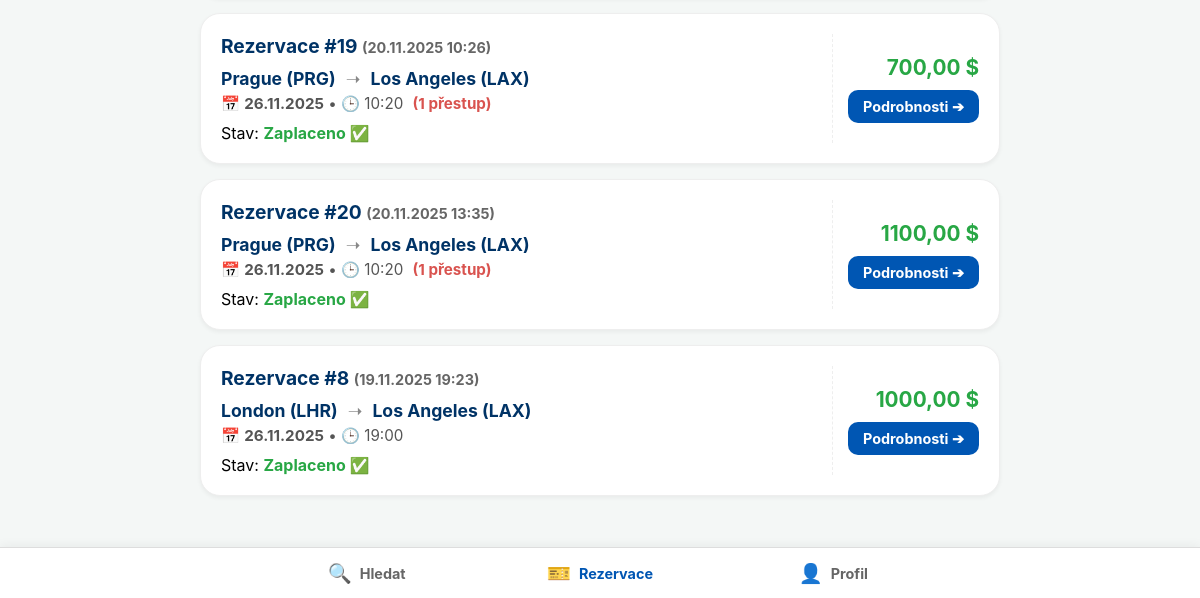
The page /moje-rezervace/ (signed in, lower part) on the database as committed earlier.
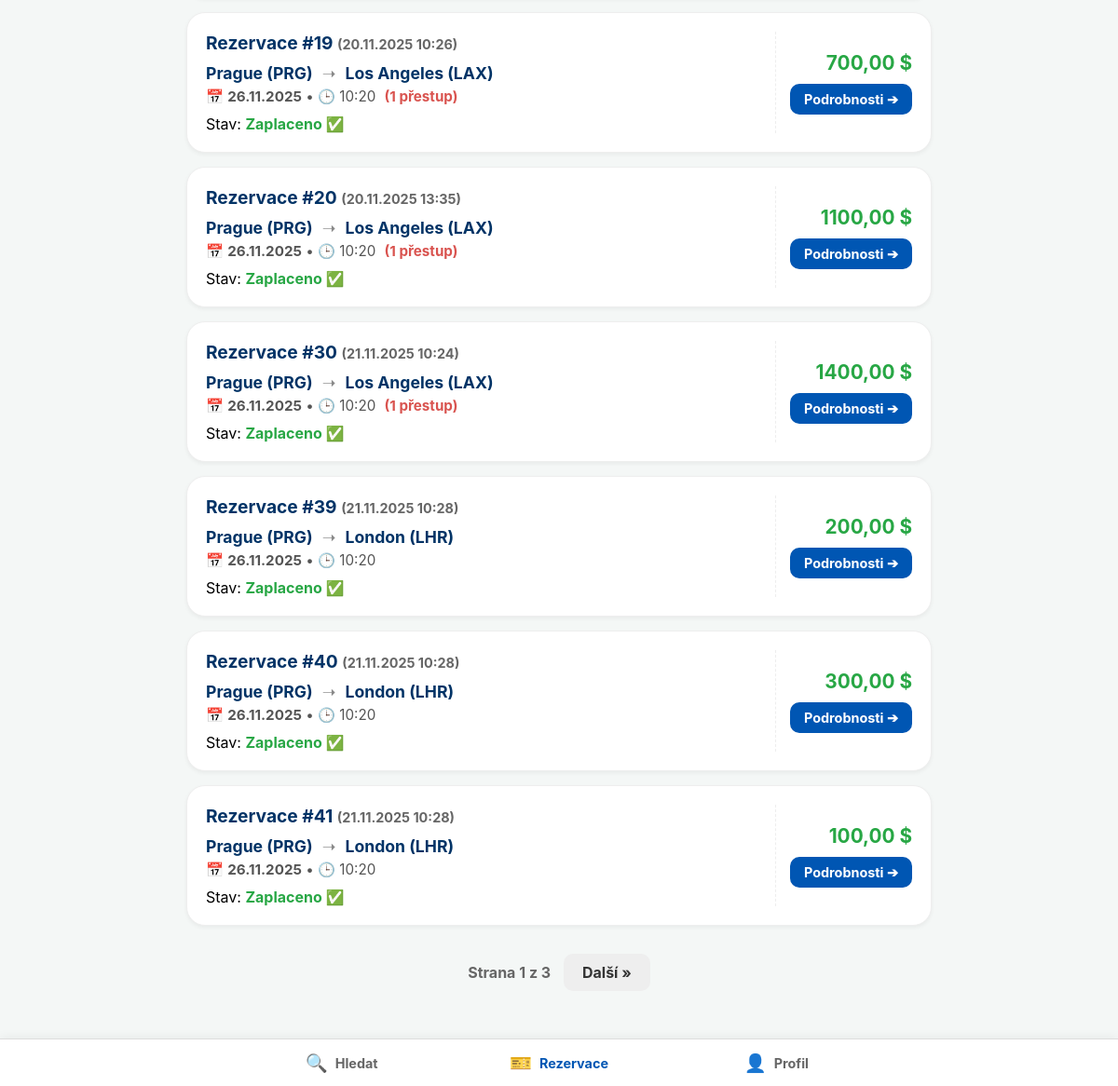
The same page on the database as committed later.
### main/models.py (models this page shows, shortened)
class Rezervace(models.Model):
    datum_rezervace = models.DateTimeField(auto_now_add=True)  # time (automaticky)
    celkova_cena = models.DecimalField(max_digits=10, decimal_places=2)  # int
    STATUS_CHOICES = [
        ('NEZAPLACENO', 'Nezaplaceno'),
        ('ZAPLACENO', 'Zaplaceno'),
        ('STORNOVANO', 'Stornováno'),
    ]
    status_platby = models.CharField(
        max_length=20,
        choices=STATUS_CHOICES,
        default='NEZAPLACENO'
    )
    id_uzivatele = models.ForeignKey(settings.AUTH_USER_MODEL, on_delete=models.PROTECT)

class Letenky(models.Model):
    cislo_sedadla = models.CharField(max_length=4)  # text
    cena_letenky = models.DecimalField(max_digits=10, decimal_places=2)  # int
    id_rezervace = models.ForeignKey(Rezervace, on_delete=models.CASCADE)
    id_letu = models.ForeignKey(Lety, on_delete=models.CASCADE)
    id_tridy = models.ForeignKey(TridySedadel, on_delete=models.PROTECT)

class Lety(models.Model):
    cislo_letu = models.CharField(max_length=10)  # text
    cas_odletu = models.DateTimeField()  # time
    cas_priletu = models.DateTimeField()  # time
    id_letiste_odletu = models.ForeignKey(Letiste, on_delete=models.PROTECT, related_name="odlety")
    id_letiste_priletu = models.ForeignKey(Letiste, on_delete=models.PROTECT, related_name="prilety")
    id_letadla = models.ForeignKey(Letadla, on_delete=models.PROTECT)
    id_aerolinky = models.ForeignKey(Aerolinky, on_delete=models.PROTECT)
    posadka = models.ManyToManyField(
        settings.AUTH_USER_MODEL,  # vazba na Uzivatel
        related_name="lety"  # Umožní najít všechny lety pro daného uživatele (clena posadky)
    )

class Letiste(models.Model):
    nazev_letiste = models.CharField(max_length=255)  # text
    kod_iata = models.CharField(max_length=3, unique=True)  # text
    mesto = models.CharField(max_length=100)  # text
    zeme = models.CharField(max_length=100)  # text

### main/views.py (the view)
# urls.py: path('moje-rezervace/', views.moje_rezervace, name='moje_rezervace'),
@login_required
def moje_rezervace(request):
    vycistit_stare_rezervace()
    rezervace_qs = Rezervace.objects.filter(id_uzivatele=request.user)
    datum_od = request.GET.get('datum_od')
    datum_do = request.GET.get('datum_do')
    zobrazit_vse = request.GET.get('zobrazit_vse') == 'on'
    if not zobrazit_vse:
        rezervace_qs = rezervace_qs.filter(letenky__id_letu__cas_odletu__gte=timezone.now())
    if datum_od:
        rezervace_qs = rezervace_qs.filter(letenky__id_letu__cas_odletu__date__gte=datum_od)
    if datum_do:
        rezervace_qs = rezervace_qs.filter(letenky__id_letu__cas_odletu__date__lte=datum_do)
    rezervace_qs = rezervace_qs.distinct()
    rezervace_list = list(rezervace_qs)
    rezervace_list.sort(
        key=lambda r: (
            r.letenky_set.first().id_letu.cas_odletu if r.letenky_set.exists() else r.datum_rezervace,
            r.id
        ),
        reverse=False  # Vzestupně (nejbližší čas / nejmenší ID nahoře)
    )
    paginator = Paginator(rezervace_list, 10)
    page_number = request.GET.get('page')
    page_obj = paginator.get_page(page_number)
    return render(request, 'main/moje_rezervace.html', {
        'rezervace_list': page_obj,  # Teď posíláme objekt stránky, ne celý seznam
        'zobrazit_vse': zobrazit_vse
    })

### main/views.py (called while the page is built)
def vycistit_stare_rezervace():
    limit_casu = timezone.now() - timedelta(minutes=30)
    Rezervace.objects.filter(
        status_platby='NEZAPLACENO',
        datum_rezervace__lt=limit_casu
    ).delete()

### main/templates/main/moje_rezervace.html (shortened to what the changed rows need)
{% extends 'main/base.html' %}
{% block content %}
<div style="max-width: 800px; margin: 0 auto;">
    {% if rezervace_list %}
        {% for rezervace in rezervace_list %}
            <div class="reservation-card">
                <div style="flex: 1;">
                    <div style="display: flex; justify-content: space-between; align-items: center; margin-bottom: 10px;">
                        <div style="font-size: 1.2rem; font-weight: bold; color: #003366;">
                            Rezervace #{{ rezervace.id }}
                            <a style="color: #666; font-size: 0.9rem;">  ({{ rezervace.datum_rezervace|date:"d.m.Y H:i" }}) </a>
                        </div>
                    </div>
                    {% with letenky=rezervace.letenky_set.all %}
                        {% if letenky %}
                            <div class="route-header">
                                <div class="route-city">
                                    {{ letenky.first.id_letu.id_letiste_odletu.mesto }}
                                    ({{ letenky.first.id_letu.id_letiste_odletu.kod_iata }})
                                </div>
                                <div class="route-arrow">➝</div>
                                <div class="route-city">
                                    {{ letenky.last.id_letu.id_letiste_priletu.mesto }}
                                    ({{ letenky.last.id_letu.id_letiste_priletu.kod_iata }})
                                </div>
                            </div>
                            <div style="color: #555; font-size: 0.95rem; margin-bottom: 10px;">
                                📅 <strong>{{ letenky.first.id_letu.cas_odletu|date:"d.m.Y" }}</strong>
                                • 🕒 {{ letenky.first.id_letu.cas_odletu|date:"H:i" }}
                                {% if letenky.count > 1 %}
                                    <span style="color: #d9534f; font-weight: bold; margin-left: 5px;">
                                        ({{ letenky.count|add:"-1" }} přestup)
                                    </span>
                                {% endif %}
                            </div>
                        {% else %}
                            <div style="color: red;">Chyba: Žádné letenky</div>
                        {% endif %}
                    {% endwith %}
                    <div>
                        Stav:
                        {% if rezervace.status_platby == 'ZAPLACENO' %}
                            <span style="color: #28a745; font-weight: bold;">Zaplaceno ✅</span>
                        {% else %}
                            <span style="color: #dc3545; font-weight: bold;">Nezaplaceno ❌</span>
                            <div class="timer-container" data-created="{{ rezervace.datum_rezervace|date:'U' }}">
                                Zbývá času: <span class="countdown" style="font-weight: bold; color: #d9534f;">--:--</span>
                            </div>
                        {% endif %}
                    </div>
                </div>
                <div class="reservation-right">
                    <div style="font-size: 1.3rem; font-weight: bold; color: #28a745; margin-bottom: 10px;">
                        {{ rezervace.celkova_cena }} $
                    </div>
                    <a href="{% url 'detail_moje_rezervace' rezervace.id %}" class="btn btn-primary" style="font-size: 0.9rem; border-radius: 10px; padding: 8px 15px;">
                        Podrobnosti ➔
                    </a>
                </div>
            </div>
        {% endfor %}
    {% else %}
        <p style="text-align: center; color: #666; margin-top: 50px;">
            Žádné rezervace nenalezeny.
        </p>
    {% endif %}
</div>
{% if rezervace_list.has_other_pages %}
    <div style="margin-top: 30px; text-align: center;">
        <div class="pagination">
            <span style="font-weight: bold; color: #666;">
                Strana {{ rezervace_list.number }} z {{ rezervace_list.paginator.num_pages }}
            </span>
            {% if rezervace_list.has_next %}
                <a href="?page={{ rezervace_list.next_page_number }}" class="btn" style="background: #eee; color: #333; margin-left: 10px;">
                    Další &raquo;
                </a>
            {% endif %}
        </div>
    </div>
{% endif %}
{% endblock %}

Rows that differ between the two databases and show on the page:
no longer on this page (row unchanged): Rezervace: id "8", datum_rezervace "19.11.2025 19:23", letenky_set.all.first.id_letu.id_letiste_odletu.mesto "London", letenky_set.all.first.id_letu.id_letiste_odletu.kod_iata "LHR", letenky_set.all.last.id_letu.id_letiste_priletu.mesto "Los Angeles", letenky_set.all.last.id_letu.id_letiste_priletu.kod_iata "LAX", letenky_set.all.first.id_letu.cas_odletu "26.11.2025", letenky_set.all.first.id_letu.cas_odletu "19:00", status_platby "Zaplaceno ✅", celkova_cena "1000,00"
added Rezervace: id "30", datum_rezervace "21.11.2025 10:24", letenky_set.all.first.id_letu.id_letiste_odletu.mesto "Prague", letenky_set.all.first.id_letu.id_letiste_odletu.kod_iata "PRG", letenky_set.all.last.id_letu.id_letiste_priletu.mesto "Los Angeles", letenky_set.all.last.id_letu.id_letiste_priletu.kod_iata "LAX", letenky_set.all.first.id_letu.cas_odletu "26.11.2025", letenky_set.all.first.id_letu.cas_odletu "10:20", letenky_set.all.count|add "1", status_platby "Zaplaceno ✅", celkova_cena "1400,00"
added Rezervace: id "39", datum_rezervace "21.11.2025 10:28", letenky_set.all.first.id_letu.id_letiste_odletu.mesto "Prague", letenky_set.all.first.id_letu.id_letiste_odletu.kod_iata "PRG", letenky_set.all.last.id_letu.id_letiste_priletu.mesto "London", letenky_set.all.last.id_letu.id_letiste_priletu.kod_iata "LHR", letenky_set.all.first.id_letu.cas_odletu "26.11.2025", letenky_set.all.first.id_letu.cas_odletu "10:20", status_platby "Zaplaceno ✅", celkova_cena "200,00"
added Rezervace: id "40", datum_rezervace "21.11.2025 10:28", letenky_set.all.first.id_letu.id_letiste_odletu.mesto "Prague", letenky_set.all.first.id_letu.id_letiste_odletu.kod_iata "PRG", letenky_set.all.last.id_letu.id_letiste_priletu.mesto "London", letenky_set.all.last.id_letu.id_letiste_priletu.kod_iata "LHR", letenky_set.all.first.id_letu.cas_odletu "26.11.2025", letenky_set.all.first.id_letu.cas_odletu "10:20", status_platby "Zaplaceno ✅", celkova_cena "300,00"
added Rezervace: id "41", datum_rezervace "21.11.2025 10:28", letenky_set.all.first.id_letu.id_letiste_odletu.mesto "Prague", letenky_set.all.first.id_letu.id_letiste_odletu.kod_iata "PRG", letenky_set.all.last.id_letu.id_letiste_priletu.mesto "London", letenky_set.all.last.id_letu.id_letiste_priletu.kod_iata "LHR", letenky_set.all.first.id_letu.cas_odletu "26.11.2025", letenky_set.all.first.id_letu.cas_odletu "10:20", status_platby "Zaplaceno ✅", celkova_cena "100,00"
Other text that changed with them:
{{ rezervace_list.number }}: (not shown) → "1"
{{ rezervace_list.paginator.num_pages }}: (not shown) → "3"
text now shown: "Strana z Další »"
